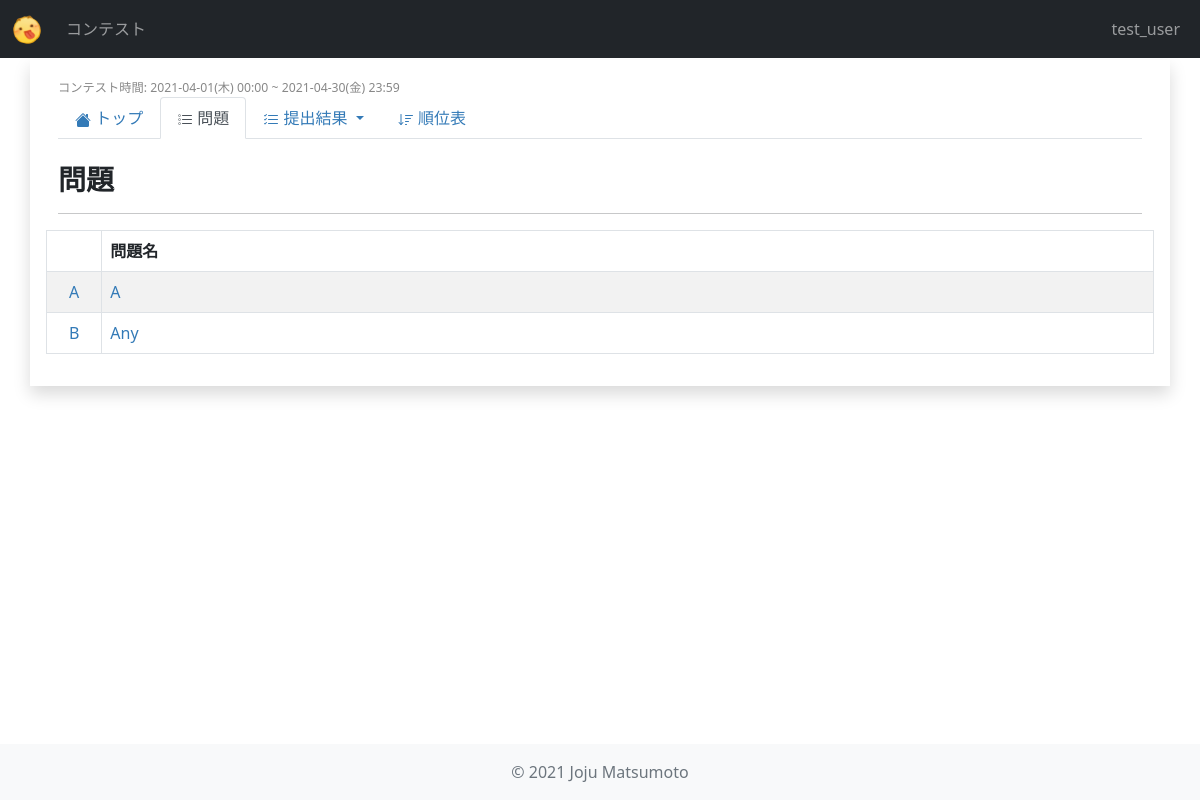
/contests/mmc_1/problems/ (signed in), run on an earlier commit of the app's database.
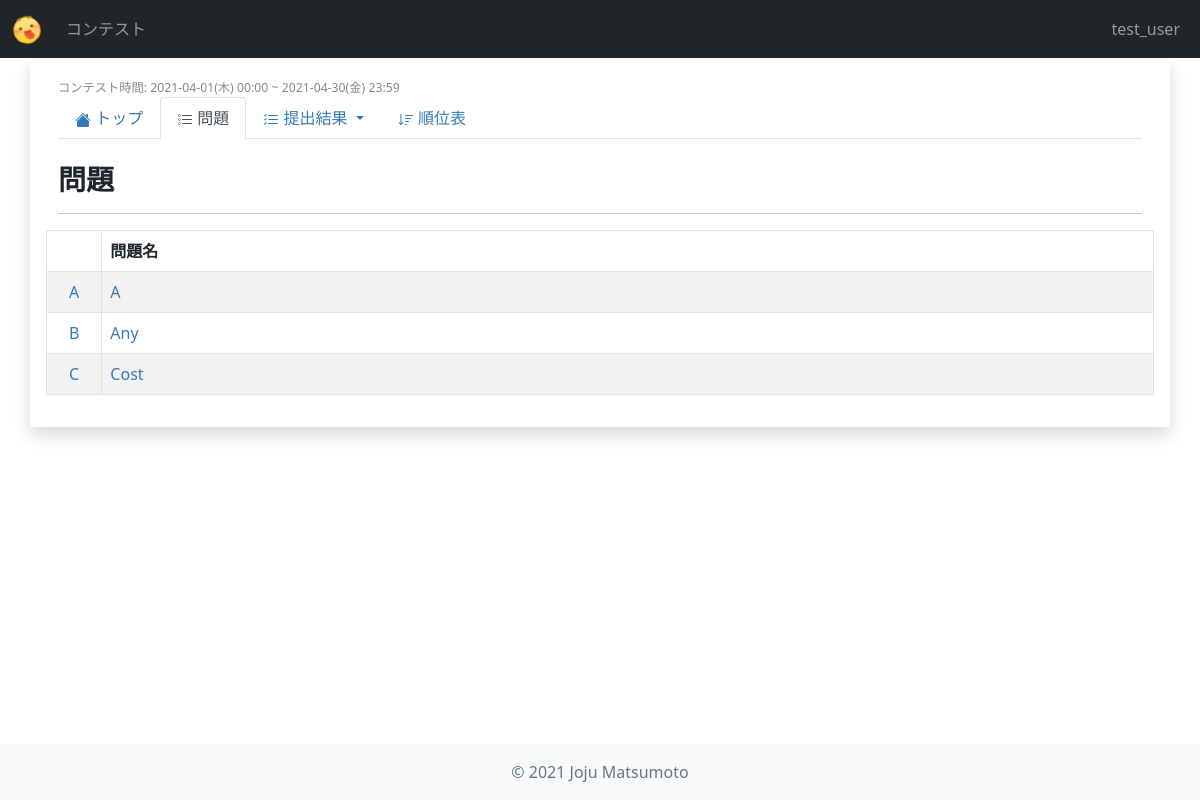
And on a later commit of the database.
### users/models.py (models this page shows, shortened)
class User(AbstractUser):
    objects = UserManager()

### contests/models.py (models this page shows, shortened)
class Contest(models.Model):
    title = models.CharField(
        verbose_name="タイトル",
        max_length=255,
    )
    abstract = models.TextField(
        verbose_name="概要",
        max_length=2000,
    )
    short_name = models.CharField(
        verbose_name="省略形",
        max_length=20,
        unique=True,
        default="null",
    )
    start_date = models.DateTimeField(
        verbose_name="開始日時",
    )
    end_date = models.DateTimeField(
        verbose_name="終了日時",
    )
    users = models.ManyToManyField(
        settings.AUTH_USER_MODEL,
        verbose_name="参加者",
        blank=True,
    )
    penalty = models.IntegerField(
        verbose_name="ペナルティ(分)",
        default=5,
    )
    released = models.BooleanField(
        verbose_name="公開済",
        default=False,
    )
    def is_live(self) -> bool:
        now = timezone.now()
        return self.start_date <= now <= self.end_date
    def is_future_contest(self) -> bool:
        now = timezone.now()
        return now < self.start_date
    def get_start_time_str(self) -> str:
        return utils.datetime_str(self.start_date)
    def get_end_time_str(self) -> str:
        return utils.datetime_str(self.end_date)

class Problem(models.Model):
    order = models.CharField(
        verbose_name="問題番号(アルファベット)",
        max_length=5,
        default="A",
    )
    title = models.CharField(
        verbose_name="タイトル",
        max_length=100,
    )
    question = models.TextField(
        verbose_name="問題",
        max_length=2000,
    )
    answer = models.TextField(
        verbose_name="正解",
        max_length=2000,
    )
    contest = models.ForeignKey(
        Contest,
        verbose_name="コンテスト",
        on_delete=models.CASCADE,
    )
    point = models.IntegerField(
        verbose_name="スコア",
        default=0,
    )

### contests/views.py (the view)
class ProblemsView(View):
    def get(self, request, short_name, *args, **kwargs):
        contest = get_object_or_404(models.Contest, short_name=short_name)
        context = {
            "contest": contest,
            "problems": contest.problem_set.order_by("order"),
        }
        return render(request, "contests/problems.html", context)

### contests/utils.py (called while the page is built)
def datetime_str(dt: datetime.datetime) -> str:
    dt = localtime(dt)
    return "{}({}) {}".format(
        dt.strftime("%Y-%m-%d"),
        day_of_week_to_japanese[dt.strftime("%a")],
        dt.strftime("%H:%M")
    )

### contests/templates/contests/problems.html (shortened to what this page needs)
{% extends 'contests/contest_base.html' %}
{% block contest_tab_problems %}active{% endblock %}
{% block contest_content %}
<div class="col-sm-12">
    <h3>問題</h3>
    <hr>
</div>
{% if contest.is_future_contest %}
    {% comment %} 開催予定のコンテスト {% endcomment %}
    <div class="col-sm-12">
        開催していません
    </div>
{% elif contest.is_live and user not in contest.users.all %}
    {% comment %} 開催中だが参加していない {% endcomment %}
    <div class="col-sm-12">
        開催していません
    </div>
{% else %}
    <table class="table table-bordered table-striped">
        <thead>
            <tr>
                <th width="5%"></th>
                <th>問題名</th>
            </tr>
        </thead>
        <tbody>
            {% for problem in problems %}
                <tr>
                    <td class="text-center"><a href="{% url 'contests:problem_detail' contest.short_name problem.pk %}">{{problem.order}}</a></td>
                    <td><a href="{% url 'contests:problem_detail' contest.short_name problem.pk %}">{{problem.title}}</a></td>
                </tr>
            {% endfor %}
        </tbody>
    </table>
{% endif %}
{% endblock contest_content %}

### contests/templates/contests/contest_base.html (shortened to what this page needs)
{% extends 'base.html' %}
{% block content %}
{% if contest.released or user in contest.author.users.all %}
    <div class="row p-3">
        <div class="col-sm-12 small">
            <small class="span-time">コンテスト時間: {{contest.get_start_time_str}} ~ {{contest.get_end_time_str}}</small>
        </div>
        <div class="col-sm-12">
            <ul class="nav nav-tabs navbar-dark mb-4">
                <li class="nav-item">
                    <a class="nav-link {% block contest_tab_detail %}{% endblock %}" href="{% url 'contests:contest_detail' contest.short_name %}">
                        トップ
                    </a>
                </li>
                {% if user in contest.users.all or contest.is_past_contest %}
                <li class="nav-item">
                    <a class="nav-link {% block contest_tab_problems %}{% endblock %}" href="{% url 'contests:problems' contest.short_name %}">
                        問題
                    </a>
                </li>
                <li class="nav-item dropdown">
                    <a class="nav-link dropdown-toggle  {% block contest_tab_submissions %}{% endblock %}" data-bs-toggle="dropdown" role="button" aria-expanded="false">
                        提出結果
                    </a>
                </li>
                {% endif %}
                <li class="nav-item">
                    <a class="nav-link {% block contest_tab_standings %}{% endblock %}" href="{% url 'contests:standings' contest.short_name %}">
                        順位表
                    </a>
                </li>
            </ul>
        </div>
        {% block contest_content %}{% endblock contest_content %}
    </div>
{% else %}
<div class="row p-5">
    <div class="col-sm-12 text-center">
        <h3>作成中です</h3>
    </div>
</div>
{% endif %}
{% endblock content %}

### templates/base.html (shortened to what this page needs)
{% load static %}
<!DOCTYPE html>
<html lang="ja" class="h-100">
<head>
    <link rel="stylesheet" href="{% static 'css/bootstrap.min.css' %}">
    <link rel="stylesheet" href="{% static 'css/main.css' %}">
</head>
<body class="d-flex flex-column h-100">
    <header>
        {% include 'components/top_bar.html' %}
    </header>
    <main class="flex-shrink-0 container shadow">
        {% block content %}{% endblock content %}
    </main>
    <footer class="footer mt-auto py-3 bg-light">
        <div class="container text-center">
            <span class="text-muted">&copy; 2021 Joju Matsumoto</span>
        </div>
    </footer>
</body>
</html>

### templates/components/top_bar.html (shortened to what this page needs)
{% load static %}
{% block header %}
<header>
    <nav class="navbar navbar-expand-sm fixed-top navbar-dark bg-dark">
        <div class="container-fluid">
            <a class="navbar-brand" href="{% url 'contests:index' %}">
                <img id="img_logo" src="{% static 'images/logo.png' %}" alt="MatCoder">
            </a>
            <div class="collapse navbar-collapse" id="nav_toggle">
                <ul class="navbar-nav me-auto mb-lg-0">
                    <li class="nav-item active">
                        <a class="nav-link" href="{% url 'contests:index' %}">コンテスト</a>
                    </li>
                </ul>
                <div class="d-flex navbar-nav me-0 mb-lg-0">
                    {% if user.is_authenticated %}
                        <li class="nav-item">
                            <a class="nav-link" href="{% url 'users:index' %}">{{user.username}}</a>
                        </li>
                    {% endif %}
                </div>
            </div>
        </div>
    </nav>
</header>
{% endblock header %}

### static/css/main.css (style rules this page uses)
body { background-color: white; }
main { margin: 60px 15px 0; }
#img_logo { height: 30px; }
a { color: #337ab7; text-decoration: none; }
.span-time { color: #888; }
thead > tr { font-weight: bold; }
h2, h3, h4, h5 { font-weight: bold; }

What changed in the data, as far as the page shows it:
added Problem: order "C", title "Cost"
